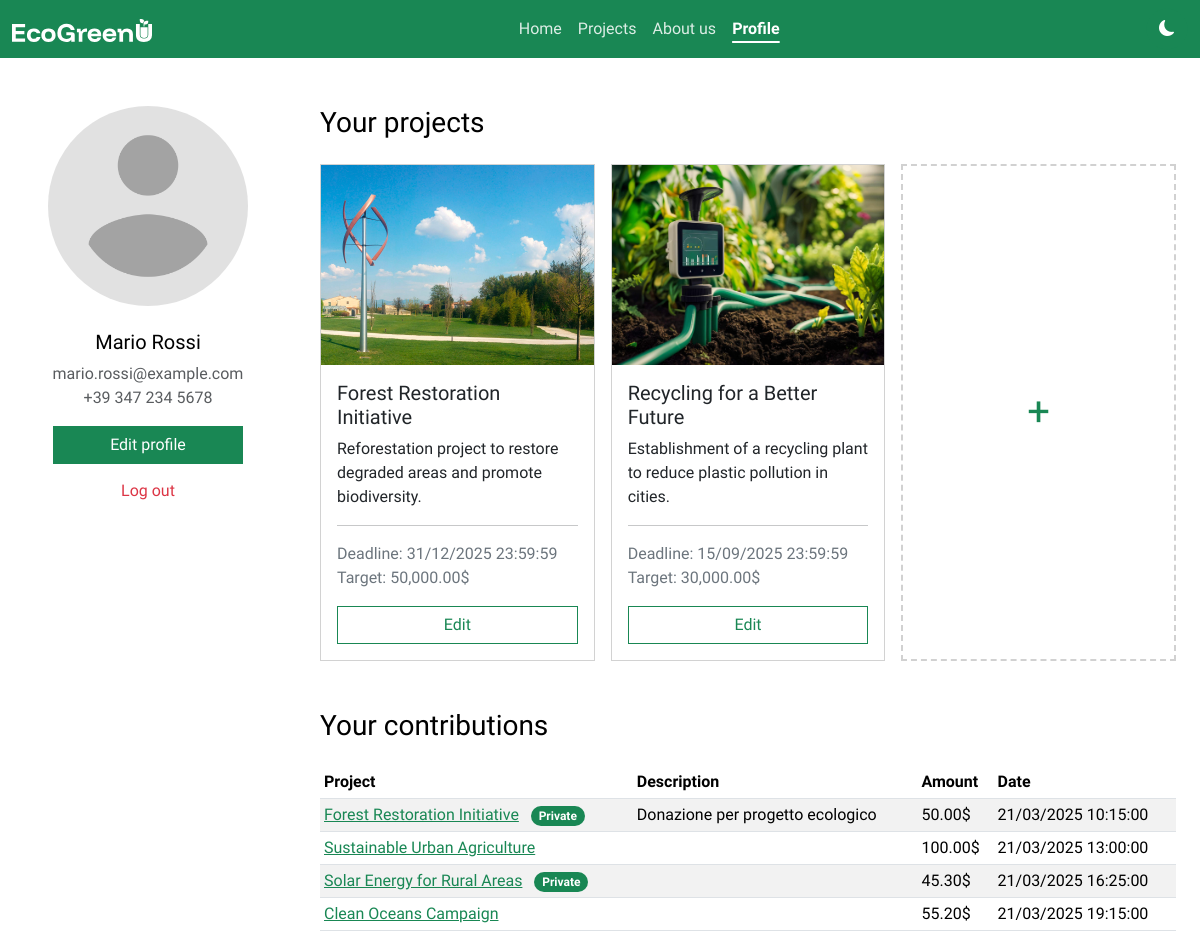
/pages/profile.php (signed in), run on the app's committed database.
### tables this page shows
CREATE TABLE IF NOT EXISTS tblusers (
  idUser INT NOT NULL PRIMARY KEY AUTO_INCREMENT,
  firstName CHAR(50) NOT NULL,
  lastName CHAR(50) NOT NULL,
  email CHAR(255) NOT NULL,
  phoneNumber CHAR(20),
  passwordHash CHAR(128) NOT NULL,
  profilePicPath CHAR(100)
);

CREATE TABLE IF NOT EXISTS tblprojects (
  idProject INT NOT NULL PRIMARY KEY AUTO_INCREMENT,
  title CHAR(30) NOT NULL UNIQUE,
  description CHAR(250) NOT NULL,
  img CHAR(20),
  fundraiser INT NOT NULL,
  targetAmount DECIMAL(10,2) NOT NULL,
  deadline DATETIME NOT NULL,
  status CHAR(1) NOT NULL,
    FOREIGN KEY (fundraiser) REFERENCES tblusers(iduser)
);

CREATE TABLE IF NOT EXISTS tblPayments (
  idPayment INT NOT NULL PRIMARY KEY AUTO_INCREMENT,
  amount DECIMAL(10,2) NOT NULL,
  description CHAR(150),
  date DATETIME NOT NULL,
  projectId INT NOT NULL,
  paymentMethod INT NOT NULL,
  userId INT NOT NULL,
  public BOOLEAN NOT NULL,
  FOREIGN KEY (projectId) REFERENCES tblprojects(idProject),
  FOREIGN KEY (userId) REFERENCES tblusers(iduser),
  FOREIGN KEY (paymentMethod) REFERENCES tblpaymentmethods(idPaymentMethod)
);

### php/user/profile.php (called while the page is built, shortened)
<?php
    $contibutions = [];
    $projects = [];
    if (isset($_SESSION['user_id'])){
        $db = new mysqli("localhost", "root", "", "dbecogreenu");
        $user_id = $_SESSION['user_id'];
        $result = $db->query("SELECT * FROM tblusers WHERE idUser = '$user_id'");
        if ($result->num_rows > 0) {
            $user = $result->fetch_assoc();
            $result = $db->query("SELECT * FROM tblprojects INNER JOIN tblpayments ON tblprojects.idproject = tblpayments.projectid WHERE tblpayments.userid = $user_id");
            $result = $db->query("SELECT * FROM tblprojects INNER JOIN tblusers ON tblprojects.fundraiser = tblusers.iduser WHERE tblusers.iduser = $user_id");
        } else {
            echo 'user not found';
            exit();
        }
    } else {
        header("location: login.php");
    }
    function formatDate($date){
        $datetime = new DateTime($date);
        return $datetime->format('d/m/Y H:i:s');
    }
?>

### pages/profile.php (the view, shortened to what this page needs)
<?php include_once '../php/user/profile.php' ?>
<!DOCTYPE html>
<html lang="en">
<head>
    <link rel="stylesheet" href="../css/styles.css">
    <link rel="stylesheet" href="../css/profile.css">
    <link href="https://cdn.jsdelivr.net/npm/bootstrap@5.3.3/dist/css/bootstrap.min.css" rel="stylesheet">
    <link rel="stylesheet" href="https://cdn.jsdelivr.net/npm/bootstrap-icons@1.11.3/font/bootstrap-icons.min.css">
</head>
<body>
    <div class="container-fluid p-0 m-0 position-absolute">
        <nav class="navbar sticky-top navbar-expand-lg bg-success">
            <div class="container-fluid d-flex">
                <a class="navbar-brand p-0 m-0" href="../index.php">
                    <img src="../assets/logo/logo-navbar.svg" alt="EcoGreenU logo">
                </a>
                <div class="collapse navbar-collapse" id="navbarNav">
                    <ul class="navbar-nav ms-auto me-auto">
                        <li class="nav-item">
                            <a class="nav-link text-white" aria-current="page" href="../index.php">Home</a>
                        </li>
                        <li class="nav-item">
                            <a class="nav-link text-white" href="projects.php">Projects</a>
                        </li>
                        <li class="nav-item">
                            <a class="nav-link text-white" href="about-us.php">About us</a>
                        </li>
                        <li class="nav-item">
                            <a class="nav-link text-white active" href="profile.php">Profile</a>
                        </li>
                    </ul>
                    <button id="theme-switch" class="btn btn-success text-white p-2">
                        <i class="bi bi-moon-fill"></i>
                    </button>
                </div>
            </div>
        </nav>
        <div class="container-fluid p-0 m-0 row g-5" id="main">
            <div class="col-12 col-md-auto px-5">
                <div class="d-flex flex-column flex-sm-row flex-md-column align-items-center gap-4">
                    <img src="../assets/images/pfp-default.jpg" width="200" class="rounded-circle" alt="User profile picture">
                    <div class="flex-column justify-content-center align-items-md-center">
                        <h5 class="text-center text-sm-start text-md-center"><?php echo $user['firstName'].' '.$user['lastName']; ?></h5>
                        <p class="text-center text-sm-start text-md-center m-0 text-muted"><?php echo $user['email']; ?></p>
                        <?php if(isset($user['phoneNumber'])): ?>
                            <p class="text-center text-sm-start text-md-center m-0 text-muted"><?php echo $user['phoneNumber']; ?></p>
                        <?php endif; ?>
                        <form action="profile.php" method="POST" class="mt-3">
                            <a class="btn btn-success rounded-0 w-100" href="edit-profile.php">Edit profile</a>
                            <button type="submit" name="logout" value="true" class="btn text-danger rounded-0 w-100 mt-2">Log out</button>
                        </form>
                    </div>
                </div>
            </div>
            <div class="col">
                <h3 class="mb-4">Your projects</h3>
                <div class="row row-cols-1 row-cols-sm-2 row-cols-md-1 row-cols-lg-2 row-cols-xl-3 row-cols-xxl-4 g-3">
                    <?php if(count($projects) > 0): ?>
                        <?php foreach($projects as $p): ?>
                            <div class="col">
                                <div class="card rounded-0">
                                    <?php if(!isset($p["img"])): ?>
                                        <img src="../assets/images/proj-thumbnail-default.jpg" class="card-img-top" alt="<?=$p["title"]?>">
                                    <?php else: ?>
                                        <img src="../assets/images/projects/<?=$p["img"]?>" class="card-img-top" alt="<?=$p["title"]?>">
                                    <?php endif; ?>
                                    <div class="card-body h-100 d-flex flex-column">
                                        <h5 class="card-title"><?=$p["title"]?></h5>
                                        <p class="card-text m-0"><?=$p["description"]?></p>
                                        <div class="mt-auto">
                                            <hr>
                                            <div class="d-flex">
                                                <p class="text-secondary">
                                                    Deadline: <?=formatDate($p['deadline'], 'd/m/Y H:i:s')?>
                                                    <br>
                                                    Target: <?=number_format($p["targetAmount"], 2) ?>$
                                                </p>
                                            </div>
                                            <a href="project-details.php?project-id=<?=$p['idProject']?>&edit=true" class="btn btn-outline-success rounded-0 w-100">Edit</a>
                                        </div>
                                    </div>
                                </div>
                            </div>
                        <?php endforeach; ?>
                        <div class="col">
                            <form action="create-project.php" method="post" class="w-100 h-100">
                                <div class="card border-2 rounded-0 h-100" style="border-style: dashed !important">
                                    <div class="card-body h-100 p-0">
                                        <button type="submit" class="btn text-success fs-1 rounded-0 border-0 ms-auto w-100 h-100" title="Create a new project">+</button>
                                    </div>
                                </div>
                            </form>
                        </div>
                    <?php endif; ?>
                </div>
                <h3 class="mb-4 mt-5">Your contributions</h3>
                <?php if(count($projects) > 0): ?>
                    <div class="table-responsive">
                        <table class="table table-sm table-striped w-100">
                            <thead>
                                <tr>
                                    <th scope="col">Project</th>
                                    <th scope="col">Description</th>
                                    <th scope="col">Amount</th>
                                    <th scope="col">Date</th>
                                </tr>
                            </thead>
                            <tbody>
                                <?php foreach ($contibutions as $c): ?>
                                    <tr>
                                        <td>
                                            <a href="project-details.php?project-id=<?=$c['projectId']?>" class="text-success"><?=$c["title"]?></a>
                                            <?php if($c['public'] == 1): ?>
                                                <span class="badge rounded-pill text-bg-success ms-2">Private</span>
                                            <?php endif; ?>
                                        </td>
                                        <td><?=$c["description"]?></td>
                                        <td><?=$c["amount"]?>$</td>
                                        <td>
                                            <?=formatDate($c["date"], 'd/m/Y H:i:s')?>
                                        </td>
                                    </tr>
                                <?php endforeach; ?>
                            </tbody>
                        </table>
                    </div>
                <?php else: ?>
                    <p class="w-100">You have not yet contributed to any projects. Start now by <a href="projects.php" class="text-success">exploring some projects</a>.</p>
                <?php endif; ?>
            </div>
        </div>
    </div>
</body>

### css/styles.css (style rules this page uses)
:root { --background-color: #fff; --foreground-color: #000; --primary-green: #198754; --searchbar-results: #ddd; }
body { font-family: 'Funnel Display', 'Outfit', system-ui, -apple-system, BlinkMacSystemFont, 'Segoe UI', Roboto, Oxygen, Ubuntu, Cantarell, 'Open Sans', 'Helvetica Neue', sans-serif !important; background-color: var(--background-color) !important; color: var(--foreground-color) !important; }
#theme-switch { width: 42px; height: 42px; border-radius: 50%; display: flex; justify-content: center; align-items: center; }
.table>:not(caption)>*>* { color: var(--foreground-color) !important; }
.card > img.card-img-top { height: 200px; object-fit: cover !important; border-radius: 0 !important; }
.card { height: 100% !important; }
a.navbar-brand { margin: 0 !important; padding: 0 !important; }
.nav-link.active { text-decoration: underline !important; text-decoration-thickness: 2px !important; text-underline-offset: 7px; font-weight: bold !important; }
.nav-link:not(.active) { opacity: .85; }
.card-img-top { aspect-ratio: 4/3; object-fit: cover; }
p.card-text { display: -webkit-box; -webkit-line-clamp: 3; line-clamp: 3; -webkit-box-orient: vertical; overflow: hidden; text-overflow: ellipsis; }

### css/profile.css (style rules this page uses)
form, .form-floating, #loginBtn, #signupBtn { width: 100% !important; max-width: 450px !important; }

### data on the page
tblusers: firstName "Mario", lastName "Rossi", email "mario.rossi@example.com", phoneNumber "+39 347 234 5678"
tblprojects: img (picture), title "Forest Restoration Initiative", description "Reforestation project to restore degraded areas and promote biodiversity.", deadline "31/12/2025 23:59:59", targetAmount "50,000.00"
tblprojects: img (picture), title "Recycling for a Better Future", description "Establishment of a recycling plant to reduce plastic pollution in cities.", deadline "15/09/2025 23:59:59", targetAmount "30,000.00"
tblpayments: projectId.title "Forest Restoration Initiative", public "Private", description "Donazione per progetto ecologico", amount "50.00", date "21/03/2025 10:15:00"
tblpayments: projectId.title "Sustainable Urban Agriculture", amount "100.00", date "21/03/2025 13:00:00"
tblpayments: projectId.title "Solar Energy for Rural Areas", public "Private", amount "45.30", date "21/03/2025 16:25:00"
tblpayments: projectId.title "Clean Oceans Campaign", amount "55.20", date "21/03/2025 19:15:00"
